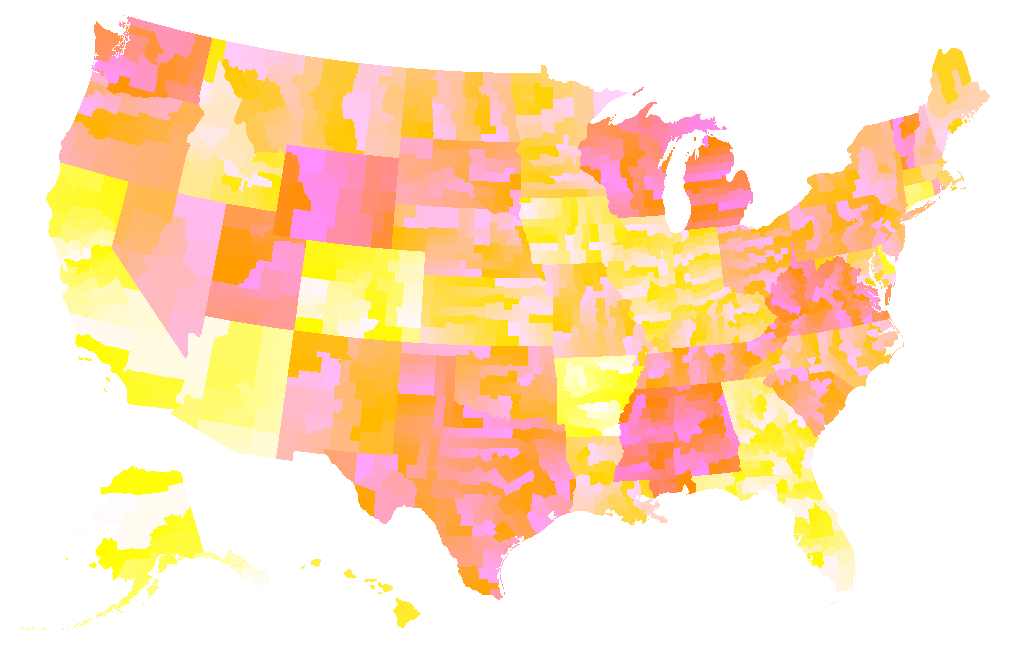
#> input picture GPU_Computing/uscounties20.png, 1019 x 659 px
$ python ImageChanger.py
#> lines starting #> are read from the running program, lines starting #| are printed output that depends on the picture
from skimage import io
import numpy as np

o=io.imread("uscounties20.png")
#> o is the input picture: shape (659, 1019, 3); mean R, G, B 255, 225.5, 192.4
(m,n,z)=o.shape
#> m = 659; n = 1019; z = 3

dict_fips = {}
dict_no = {}
with open("colchart_counties.txt","r") as temp_file:
#> (reads GPU_Computing/colchart_counties.txt from the repository)
    data = temp_file.readlines()
for line in data:
    r,g,b = [int(itm) for itm in line.split()[:-1]]
    co = r+256*g+65536*b
    dict_fips[co]=int(line.split()[-1])

with open("Dem2016.txt","r") as temp_file:
#> (reads GPU_Computing/Dem2016.txt from the repository)
    data = temp_file.readlines()
for line in data:
    dict_no[int(line.split()[-1])]=[int(itm) for itm in line.split()[:-1]]

no=np.zeros((m,n,4))
no = np.empty((m,n,4), dtype=np.uint8)
badfps = []
for i in range(m):
    for j in range(n):
        r,g,b = o[i,j,:3]
        co=o[i,j,0]+256*o[i,j,1]+65536*o[i,j,2]
        if co == 16777215:
            no[i,j,0] = 255
            no[i,j,1] = 255
            no[i,j,2] = 255
            no[i,j,3] = 255
        elif dict_fips[co] in dict_no.keys():
            no[i,j,:-1] = dict_no[dict_fips[co]]
            no[i,j,3] = 255
        elif dict_fips[co]==15005:
            no[i,j,:-1] = dict_no[15009]
            no[i,j,3] = 255
        elif dict_fips[co]==2158:
            no[i,j,0] = 255
            no[i,j,1] = 255
            no[i,j,2] = 255
            no[i,j,3] = 255

        else:
            if dict_fips[co] not in badfps:
                badfps.append(dict_fips[co])
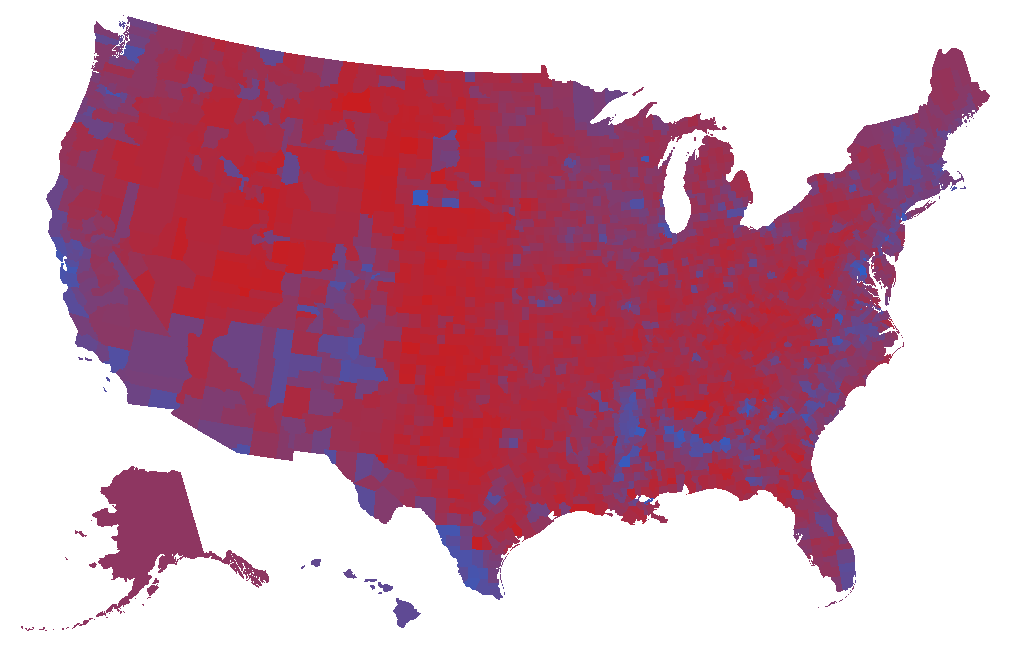
#> no: shape (659, 1019, 4); mean R, G, B, A 203.9, 151.7, 169.2, 255
#> after the loop, badfps = []

print(badfps)
io.imsave("initial_map20.png",no)
